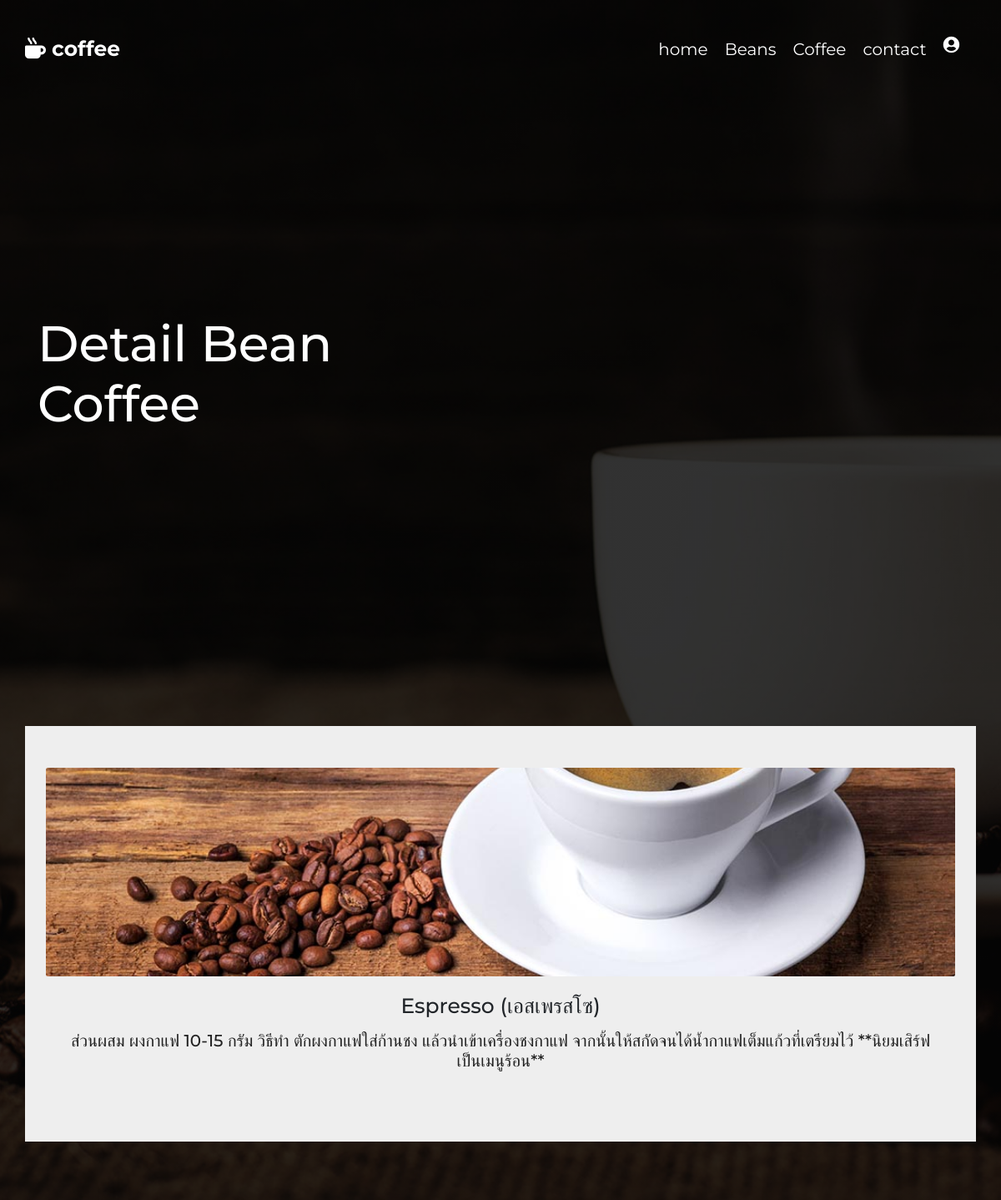
The app's page /detailing.php?id=2 with its own data.
### tables this page shows
CREATE TABLE `ingredient` (
  `iding` int(10) NOT NULL,
  `ingname` varchar(255) NOT NULL,
  `ingdetail` varchar(500) NOT NULL,
  `img` varchar(255) NOT NULL
);

### detailing.php (the view, shortened to what this page needs)
<!DOCTYPE html>
<html lang="en">
<head>
   <link rel="stylesheet" href="https://cdnjs.cloudflare.com/ajax/libs/font-awesome/5.15.4/css/all.min.css">
   <link rel="stylesheet" href="https://cdnjs.cloudflare.com/ajax/libs/bootstrap/4.6.1/css/bootstrap.min.css">
   <link rel="stylesheet" href="css/style1.css">
</head>
<body>
   <header class="header fixed-top">
      <div class="container">
         <div class="row align-items-center">
            <a href="main_in.php" class="logo mr-auto"> <i class="fas fa-mug-hot"></i> coffee </a>
            <nav class="nav">
               <a href="#home">home</a>
               <a href="#beans">Beans</a>
               <a href="#coffee">Coffee</a>
               <a href="#contact">contact</a>
               <a href="login.php" class="fas fa-user-circle"></a>
            </nav>
         </div>
      </div>
   </header>
   <section class="home" id="home">
      <div class="container">
         <div class="row align-items-center text-center text-md-left min-vh-100">
            <div class="col-md-6">
               <h3>Detail Bean Coffee</h3>
            </div>
         </div>
      </div>
<?php
   $servername = "localhost";
   $username = "root";
   $password = "";
   $dbname = "coffeemenu";
   $conn = new mysqli($servername, $username, $password, $dbname);
   $sql = "SELECT  * FROM ingredient where iding='$_GET[id]'";
   $result = $conn->query($sql);
   if ($result->num_rows > 0) {
      while ($row = $result->fetch_assoc()) {
         echo "<center>
            <div class='container2'>
            <section class='blogs'>
            <div class='box-container container'>
            <div class='box'>
            <div class='image'>
               <img width='50px' src='./uploads/" . $row["img"] . "' class='rounded' alt=''>
            </div>
            <div class='content'>
            <h1>" . $row["ingname"] . "</h1>
               <h3>" . $row["ingdetail"] . "</h3>
            </div>
         </div>
      </div>
   </section>
   </div>";
      }
   } else {
      echo "0 results";
   }
   ?>

### css/style1.css (style rules this page uses)
* { font-family: 'Montserrat', sans-serif; margin: 0; padding: 0; -webkit-box-sizing: border-box; box-sizing: border-box; outline: none; border: none; text-decoration: none !important; -webkit-transition: all .2s linear; transition: all .2s linear; }
html { font-size: 62.5%; overflow-x: hidden; scroll-behavior: smooth; scroll-padding-top: 6rem; }
section { padding: 5rem 1rem; }
.header { z-index: 1000; padding: 4rem 0; }
.header .logo { font-size: 2.5rem; color: #fff; font-weight: bolder; }
.header .nav a { font-size: 2rem; margin-right: 2rem; color: #fff; }
.home { background: -webkit-gradient(linear, left top, left bottom, from(rgba(0, 0, 0, 0.7)), to(rgba(0, 0, 0, 0.7))), url(../images/home-bg.jpg) no-repeat; background: linear-gradient(rgba(0, 0, 0, 0.7), rgba(0, 0, 0, 0.7)), url(../images/home-bg.jpg) no-repeat; background-size: cover; background-position: center; background-attachment: fixed; }
.home h3 { padding: 1rem 0; font-size: 6rem; color: #fff; }
.blogs { background: #eee; }
.container2 { text-align: center; display: inline-flex; margin: 10px; padding: 10px; }
.blogs .box-container { display: -ms-grid; display: grid; -ms-grid-columns: (minmax(30rem, 1fr))[auto-fit]; grid-template-columns: repeat(auto-fit, minmax(30rem, 1fr)); gap: 2rem; }
.blogs .box-container .box .image { height: 25rem; overflow: hidden; }
.blogs .box-container .box .image img { height: 100%; width: 100%; -o-object-fit: cover; object-fit: cover; }
.blogs .box-container .box .content { padding: 2rem; text-align: center; }
.blogs .box-container .box .content h3 { font-size: 2rem; text-transform: capitalize; color: #222; }

### records on screen
ingredient: img (picture), ingname "Espresso (เอสเพรสโซ)", ingdetail "ส่วนผสม ผงกาแฟ 10-15 กรัม วิธีทำ ตักผงกาแฟใส่ก้านชง แล้วนำเข้าเครื่องชงกาแฟ จากนั้นให้สกัดจนได้น้ำกาแฟเต็มแก้วที่เตรียมไว้ **นิยมเสิร์ฟเป็นเมนูร้อน**"
